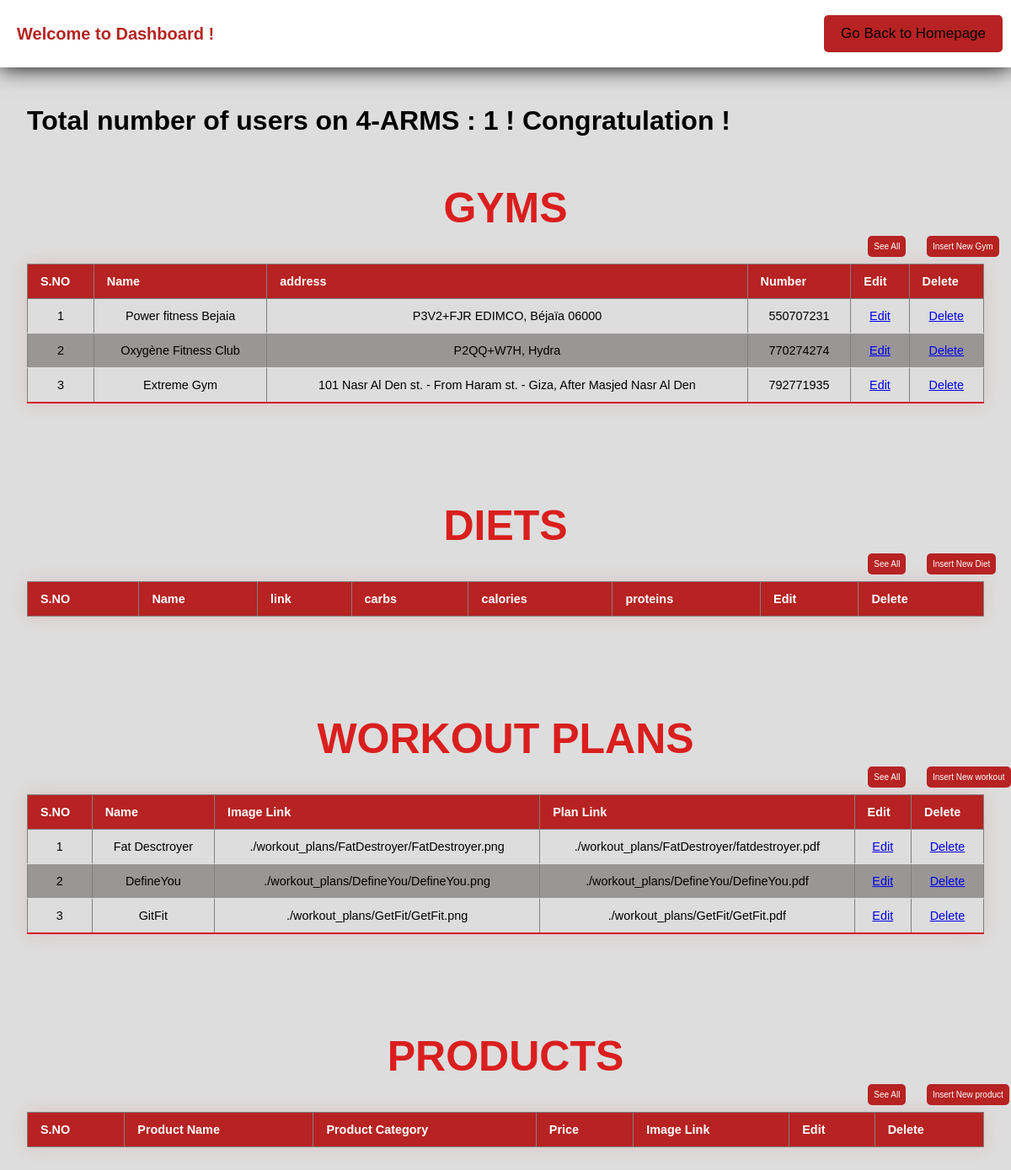
/admin/dashboard.php, run on an earlier commit of the app's database.
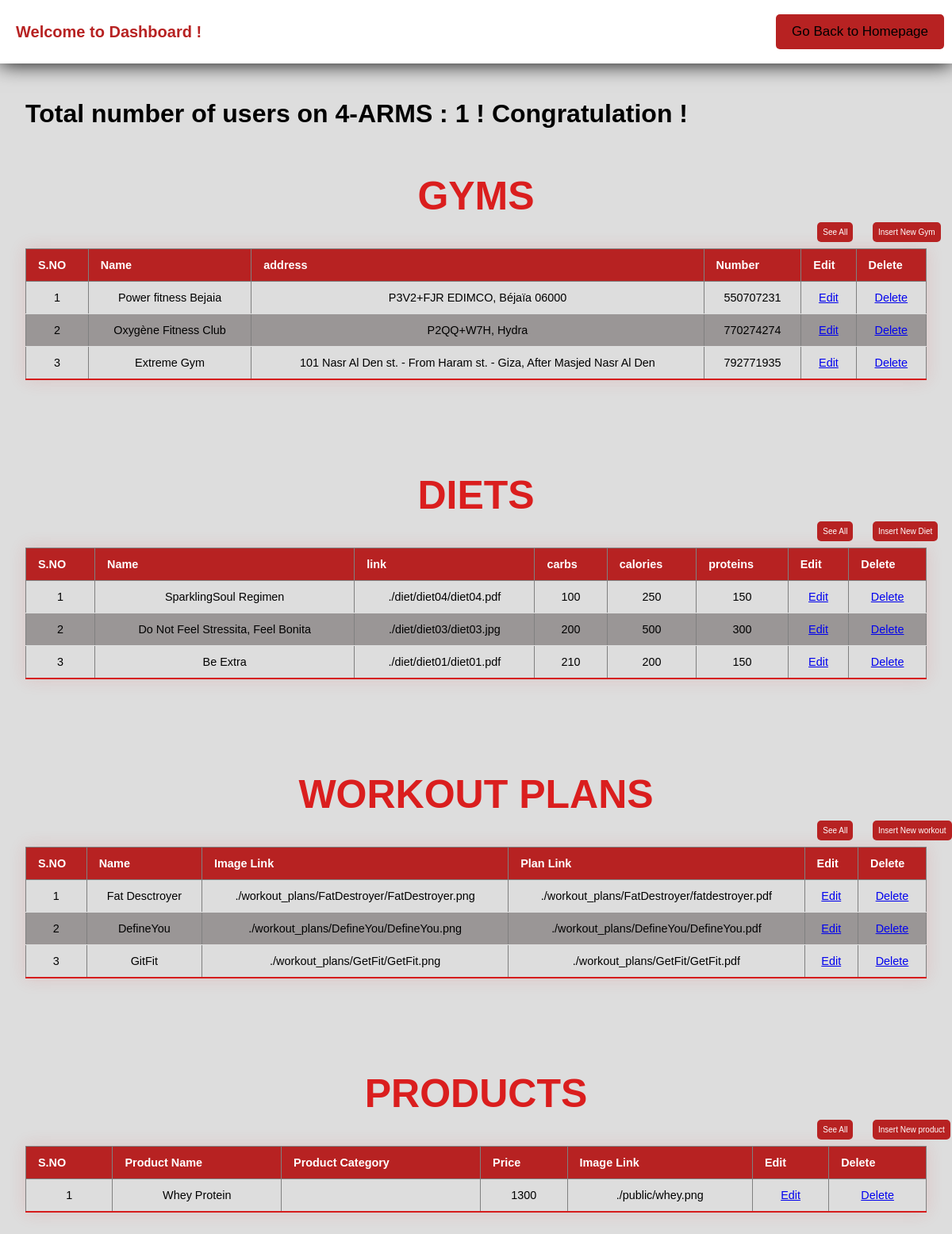
And on a later commit of the database.
### tables this page shows
CREATE TABLE `gym` (
  `gym_id` int(11) NOT NULL,
  `gym_name` varchar(100) DEFAULT NULL,
  `gym_address` varchar(300) DEFAULT NULL,
  `gym_number` int(11) DEFAULT NULL,
  `city` varchar(50) DEFAULT NULL,
  `gym_img_link` varchar(300) DEFAULT NULL,
  `gym_link` varchar(500) DEFAULT NULL
);

CREATE TABLE `workout_plan` (
  `workout_id` int(11) NOT NULL,
  `workout_planer_id` int(11) DEFAULT NULL,
  `workout_name` varchar(60) DEFAULT NULL,
  `workout_img_link` varchar(300) DEFAULT NULL,
  `workout_plan_link` varchar(300) DEFAULT NULL,
  `description` varchar(500) DEFAULT NULL,
  `workout_summary` varchar(500) DEFAULT NULL,
  `goal` varchar(500) DEFAULT NULL,
  `duration` int(11) DEFAULT NULL,
  `length` int(11) DEFAULT NULL
);

CREATE TABLE `diet` (
  `diet_id` int(11) NOT NULL,
  `diet_link` varchar(100) DEFAULT NULL,
  `diet_name` varchar(50) DEFAULT NULL,
  `diet_link_img` varchar(100) DEFAULT NULL,
  `calories` int(11) DEFAULT NULL,
  `proteins` int(11) DEFAULT NULL,
  `carbs` int(11) DEFAULT NULL,
  `description` varchar(500) NOT NULL
);

CREATE TABLE `product` (
  `price` float NOT NULL,
  `product_id` int(11) NOT NULL,
  `product_name` varchar(50) NOT NULL,
  `product_category` varchar(50) NOT NULL,
  `png_link` varchar(90) NOT NULL
);

### admin/dashboard.php (the view, shortened to what this page needs)
<?php
require_once('../db.php');
$sql_userscount = "SELECT count(*) FROM user_signup";
$result_userscount = mysqli_query($conn, $sql_userscount);
$row_userscount = mysqli_fetch_array($result_userscount);
$userscount = $row_userscount[0];
?>
<!DOCTYPE html>
<html lang="eng">
<head>
    <link rel="stylesheet" href="dashboard.css">
</head>
<body>
    <header>
        <h2 class="welcome">Welcome to Dashboard !</h2>
        <nav>
            <ul>
                <li><a href="../index.html">Go Back to Homepage</a></li>
            </ul>
        </nav>
    </header>
    <h1>Total number of users on 4-ARMS : <?php echo $userscount ?> ! Congratulation !</h1>
    <br>
    <section>
        <div class="record">
            <h2>GYMS</h2>
            <a href="record_table.php?table=gym"><button class="btn">See All</button></a>
            <a href="insert.php?table=gym"><button class="btn">Insert New Gym</button></a>
            <table class="styled-table" width="100%" border="1" style="border-collapse:collapse;">
                <thead>
                    <tr>
                        <th><strong>S.NO</strong></th>
                        <th><strong>Name</strong></th>
                        <th><strong>address</strong></th>
                        <th><strong>Number</strong></th>
                        <th><strong>Edit</strong></th>
                        <th><strong>Delete</strong></th>
                    </tr>
                </thead>
                <tbody>
                    <?php
                    $count = 1;
                    $sel_query = "SELECT * FROM gym ORDER BY gym_id DESC LIMIT 3;";
                    $result = mysqli_query($conn, $sel_query);
                    while ($row = mysqli_fetch_assoc($result)) { ?>
                        <tr>
                            <td align="center"><?php echo $count; ?></td>
                            <td align="center"><?php echo $row["gym_name"]; ?></td>
                            <td align="center"><?php echo $row["gym_address"]; ?></td>
                            <td align="center"><?php echo $row["gym_number"]; ?></td>
                            <td align="center">
                                <a href="insert.php?id=<?php echo $row["gym_id"]; ?>&table=gym">Edit</a>
                            </td>
                            <td align="center">
                                <a href="insert.php?id=<?php echo $row["gym_id"]; ?>&table=gym&action=delete">Delete</a>
                            </td>
                        </tr>
                    <?php $count++;
                    } ?>
                </tbody>
            </table>
        </div>
        <div class="record">
            <h2>DIETS</h2>
            <a href="record_table.php?table=diet"><button class="btn">See All</button></a>
            <a href="insert.php?table=diet"><button class="btn">Insert New Diet</button></a>
            <table class="styled-table" width="100%" border="1" style="border-collapse:collapse;">
                <thead>
                    <tr>
                        <th><strong>S.NO</strong></th>
                        <th><strong>Name</strong></th>
                        <th><strong>link</strong></th>
                        <th><strong>carbs</strong></th>
                        <th><strong>calories</strong></th>
                        <th><strong>proteins</strong></th>
                        <th><strong>Edit</strong></th>
                        <th><strong>Delete</strong></th>
                    </tr>
                </thead>
                <tbody>
                    <?php
                    $count = 1;
                    $sel_query = "Select * from diet ORDER BY diet_id desc limit 3;";
                    $result = mysqli_query($conn, $sel_query);
                    while ($row = mysqli_fetch_assoc($result)) { ?>
                        <tr>
                            <td align="center"><?php echo $count; ?></td>
                            <td align="center"><?php echo $row["diet_name"]; ?></td>
                            <td align="center"><?php echo $row["diet_link"]; ?></td>
                            <td align="center"><?php echo $row["carbs"]; ?></td>
                            <td align="center"><?php echo $row["calories"]; ?></td>
                            <td align="center"><?php echo $row["proteins"]; ?></td>
                            <td align="center">
                                <a href="insert.php?id=<?php echo $row["diet_id"]; ?>&table=diet">Edit</a>
                            </td>
                            <td align="center">
                                <a href="insert.php?id=<?php echo $row["diet_id"]; ?>&table=diet&action=delete">Delete</a>
                            </td>
                        </tr>
                    <?php $count++;
                    } ?>
                </tbody>
            </table>
        </div>
        <div class="record">
            <h2>WORKOUT PLANS</h2>
            <a href="record_table.php?table=workout"><button class="btn">See All</button></a>
            <a href="insert.php?table=workout"><button class="btn">Insert New workout</button></a>
            <table class="styled-table" width="100%" border="1" style="border-collapse:collapse;">
                <thead>
                    <tr>
                        <th><strong>S.NO</strong></th>
                        <th><strong>Name</strong></th>
                        <th><strong>Image Link</strong></th>
                        <th><strong>Plan Link</strong></th>
                        <th><strong>Edit</strong></th>
                        <th><strong>Delete</strong></th>
                    </tr>
                </thead>
                <tbody>
                    <?php
                    $count = 1;
                    $sel_query = "SELECT * FROM workout_plan ORDER BY workout_id DESC LIMIT 3;";
                    $result = mysqli_query($conn, $sel_query);
                    while ($row = mysqli_fetch_assoc($result)) { ?>
                        <tr>
                            <td align="center"><?php echo $count; ?></td>
                            <td align="center"><?php echo $row["workout_name"]; ?></td>
                            <td align="center"><?php echo $row["workout_img_link"]; ?></td>
                            <td align="center"><?php echo $row["workout_plan_link"]; ?></td>
                            <td align="center">
                                <a href="insert.php?id=<?php echo $row["workout_id"]; ?>&table=workout">Edit</a>
                            </td>
                            <td align="center">
                                <a href="insert.php?id=<?php echo $row["workout_id"]; ?>&table=workout&action=delete">Delete</a>
                            </td>
                        </tr>
                    <?php $count++;
                    } ?>
                </tbody>
            </table>
        </div>
        <div class="record">
            <h2>PRODUCTS</h2>
            <a href="record_table.php?table=product"><button class="btn">See All</button></a>
            <a href="insert.php?table=product"><button class="btn">Insert New product</button></a>
            <table class="styled-table" width="100%" border="1" style="border-collapse:collapse;">
                <thead>
                    <tr>
                        <th><strong>S.NO</strong></th>
                        <th><strong>Product Name</strong></th>
                        <th><strong>Product Category</strong></th>
                        <th><strong>Price</strong></th>
                        <th><strong>Image Link</strong></th>
                        <th><strong>Edit</strong></th>
                        <th><strong>Delete</strong></th>
                    </tr>
                </thead>
                <tbody>
                    <?php
                    $count = 1;
                    $sel_query = "SELECT * FROM product ORDER BY product_ID DESC LIMIT 3;";
                    $result = mysqli_query($conn, $sel_query);
                    while ($row = mysqli_fetch_assoc($result)) { ?>
                        <tr>
                            <td align="center"><?php echo $count; ?></td>
                            <td align="center"><?php echo $row["product_name"]; ?></td>
                            <td align="center"><?php echo $row["product_category"]; ?></td>
                            <td align="center"><?php echo $row["price"]; ?></td>
                            <td align="center"><?php echo $row["png_link"]; ?></td>
                            <td align="center">
                                <a href="insert.php?id=<?php echo $row["product_ID"]; ?>&table=product">Edit</a>
                            </td>
                            <td align="center">
                                <a href="insert.php?id=<?php echo $row["product_ID"]; ?>&table=product&action=delete">Delete</a>
                            </td>
                        </tr>
                    <?php $count++;
                    } ?>
                </tbody>
            </table>
        </div>
    </section>
</body>
</html>

### admin/dashboard.css (style rules this page uses)
body { height: 125vh; background-color: #dddddd; background-size: cover; font-family: sans-serif; margin-top: 80px; padding: 2%; }
header { position: absolute; z-index: +9999; }
section { position: relative; top: -100px; padding-bottom: 2%; }
.record h2 { position: relative; top: 75px; font-family: 'nasalization' ,sans-serif; font-weight: bold; font-size: 50px; }
.btn { position: relative; left: 87%; top: 27PX; background-color: #b72222; color: white; border: none; border-radius: 5px; padding: 7px 7px; font-size: 10px; cursor: pointer; margin: 10px; text-decoration: none; }
.welcome { position: relative; font-family: 'nasalization' ,sans-serif; left: 20px; font-size: 20px; font-weight: bold; color: #b72222; }
header { background-color: white; position: fixed; top: 0; left: 0; right: 0; height: 80px; display: flex; align-items: center; justify-content: space-between; box-shadow: 0 0 25px 0 black; font-family: 'nasalization' , sans-serif; }
header * { display: inline; }
header li { margin: 20px; }
header li a { color: black; text-decoration: none; }
nav { display: flex; align-items: center; }
nav ul { list-style-type: none; margin: 0; padding: 0; display: flex; }
nav li { margin: 0 20px; background-color: #b72222; color: white; border: none; border-radius: 5px; padding: 12px 20px; font-size: 17px; cursor: pointer; margin: 10px; }
h2 { color: rgb(218, 30, 30); text-align: center; }
.styled-table { border-collapse: collapse; margin: 25px 0; font-size: 0.9em; font-family: sans-serif; min-width: 400px; box-shadow: 0 0 20px rgba(219, 49, 49, 0.15); }
.styled-table thead tr { background-color: #b72222; color: #ffffff; text-align: left; }
.styled-table th, .styled-table td { padding: 12px 15px; }
.styled-table tbody tr { border-bottom: 1px solid #dddddd; }
.styled-table tbody tr:nth-of-type(even) { background-color: #9a9696; }
.styled-table tbody tr:last-of-type { border-bottom: 2px solid #d51c1c; }

What changed in the data, as far as the page shows it:
added diet: diet_name "SparklingSoul Regimen", diet_link "./diet/diet04/diet04.pdf", carbs "100", calories "250", proteins "150"
added diet: diet_name "Do Not Feel Stressita, Feel Bonita", diet_link "./diet/diet03/diet03.jpg", carbs "200", calories "500", proteins "300"
added diet: diet_name "Be Extra", diet_link "./diet/diet01/diet01.pdf", carbs "210", calories "200", proteins "150"
added product: product_name "Whey Protein", price "1300", png_link "./public/whey.png"
